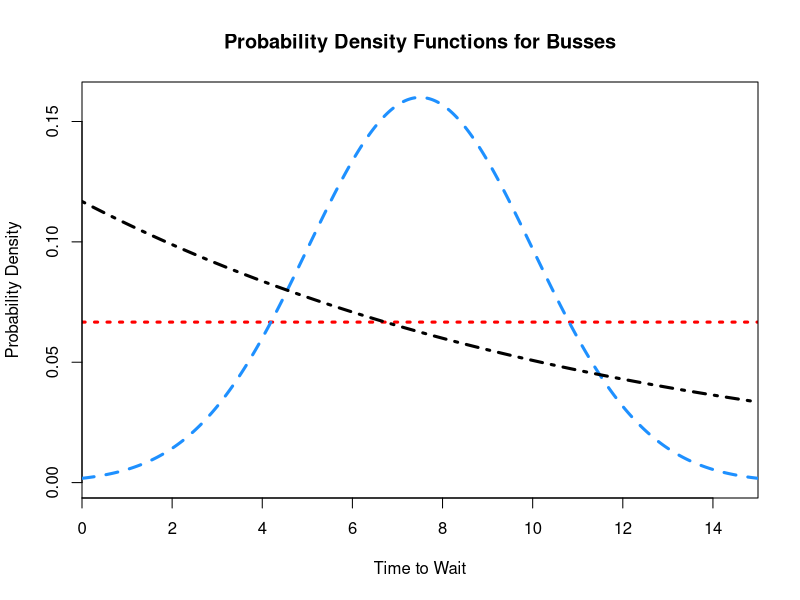
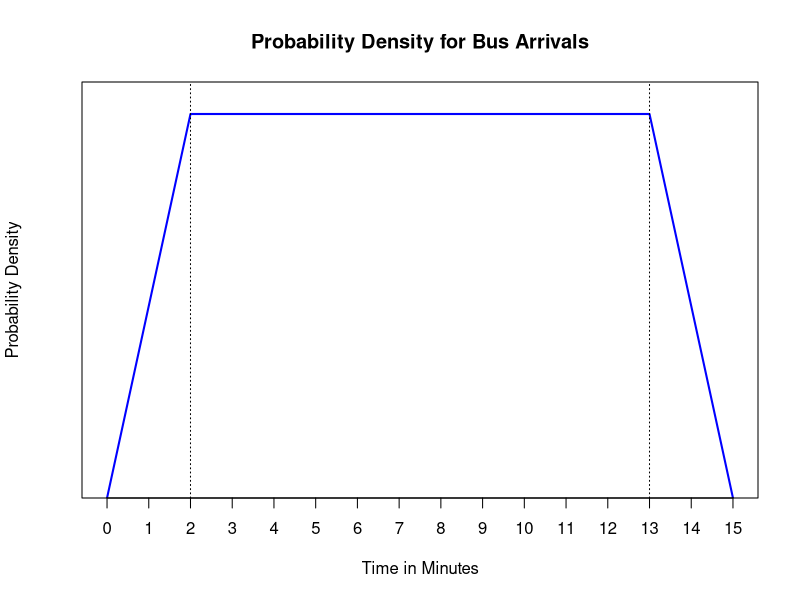
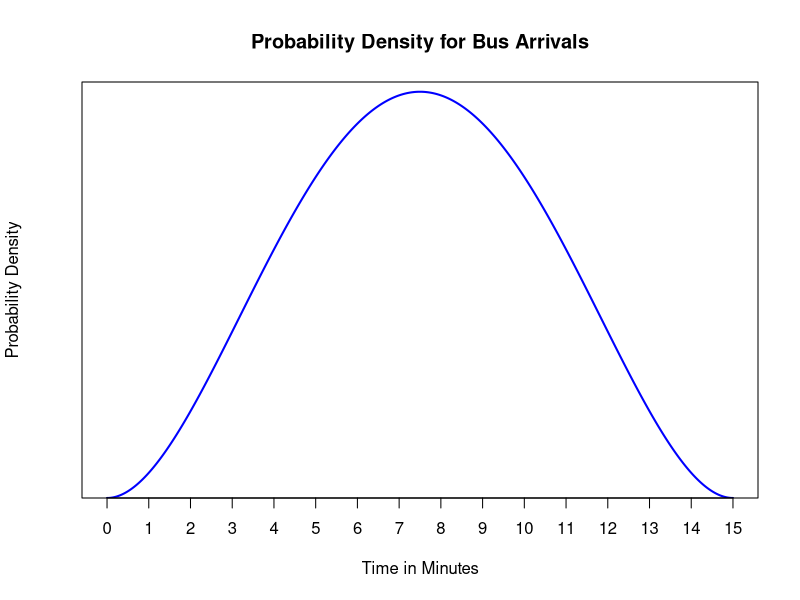
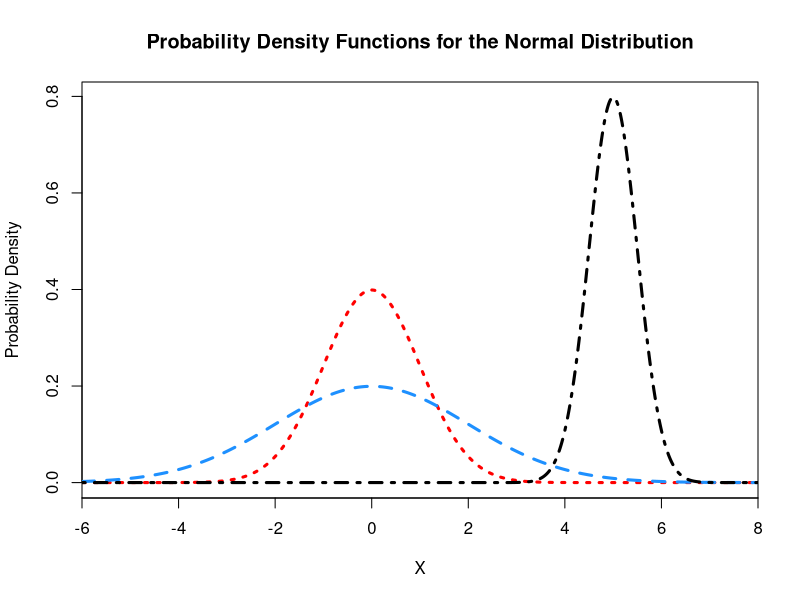
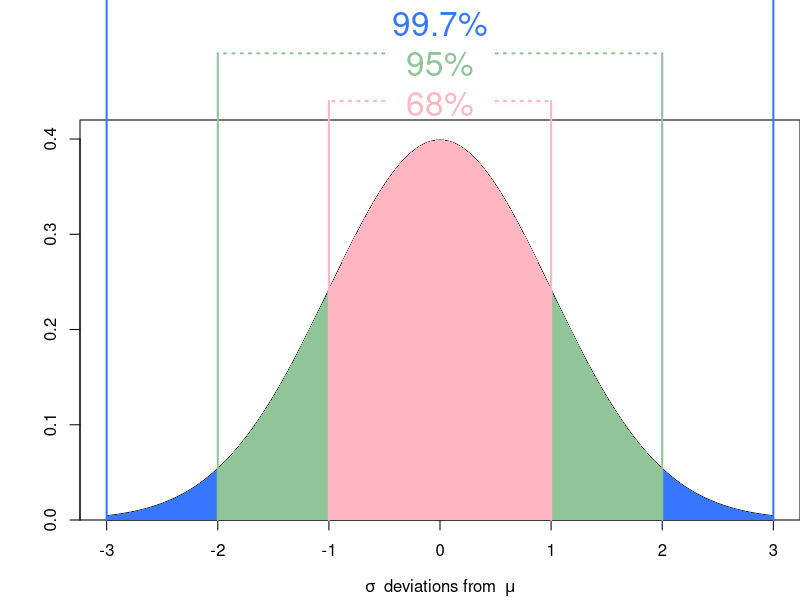
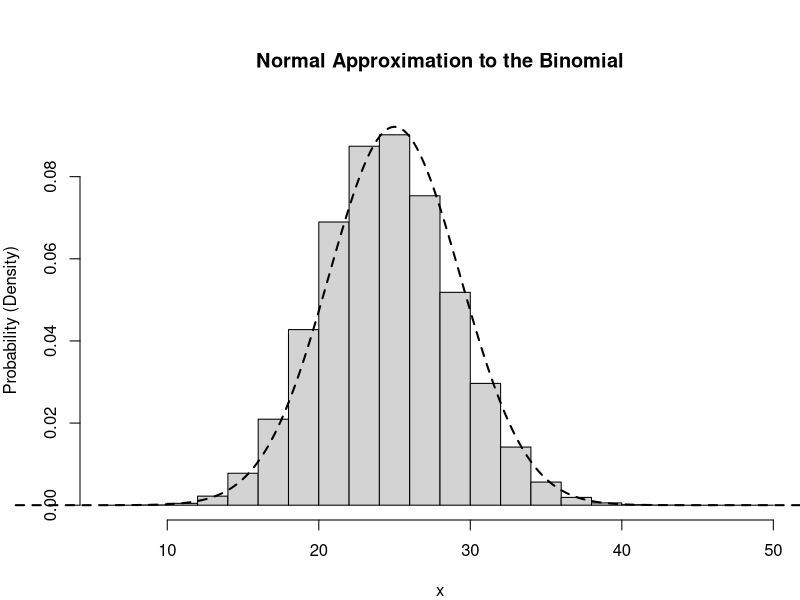
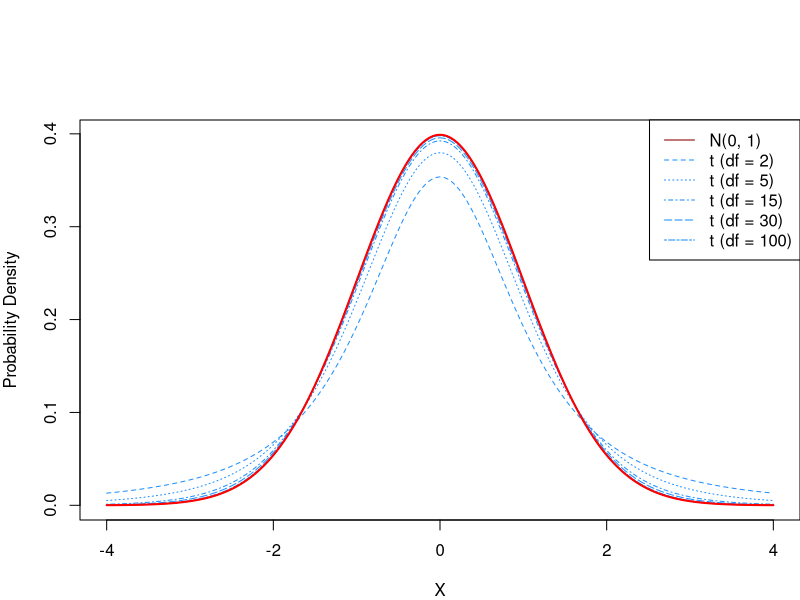
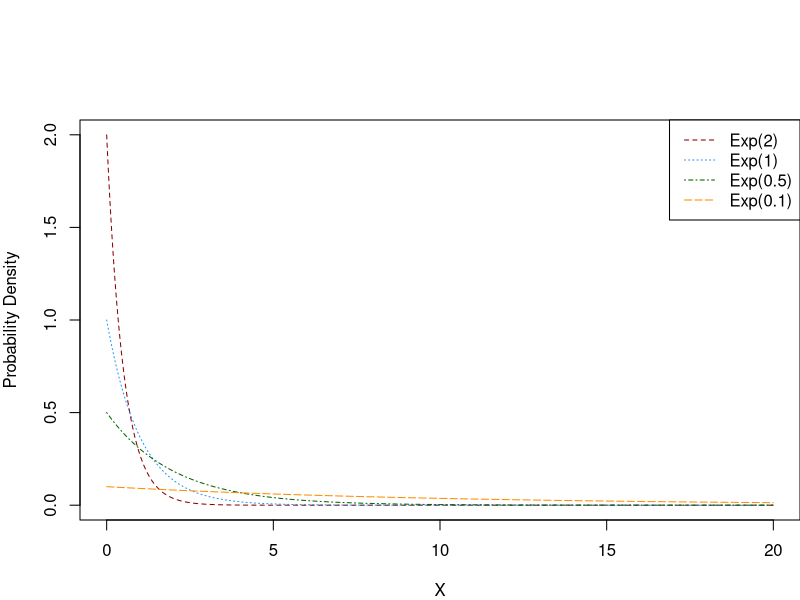

Recreate these plots in R, in order.
## ---- chunk 1
#| echo: false

x <- seq(0, 15, length.out = 10^5)

y1 <- dunif(x, min = 0, max = 15)
y2 <- dnorm(x, mean = 7.5, sd = 2.5) / (pnorm(15, 7.5, 2.5) - pnorm(0, 7.5, 2.5))
y3 <- dexp(x, rate = 1/12)/(pexp(15, rate = 1/12))

plot(y1 ~ x, 
     main = "Probability Density Functions for Busses", 
     xlab = 'Time to Wait',
     ylab = "Probability Density",
     type = 'l',
     lty = 3,
     col = "red", 
     ylim = c(0, max(y1, y2, y3)),
     lwd = 3, xaxs="i")

lines(y2 ~ x, lty = 2, col = "dodgerblue", lwd = 3)
lines(y3 ~ x, lty = 4, col = "black", lwd = 3)
## ---- chunk 2
#| echo: false
x <- c(0, 2, 13, 15)
y <- c(0, 1/13, 1/13, 0)

plot(x, y, ylim = c(0, 1/12), type = 'l', lwd=2, col='blue', yaxt = 'n', ylab = "Probability Density", xlab = 'Time in Minutes', yaxs = 'i', xaxt='n', main = "Probability Density for Bus Arrivals")
axis(1, at = seq(0, 15, by = 1))
abline(v = 2, lty = 3)
abline(v = 13, lty = 3)
## ---- chunk 3
#| echo: false

x <- seq(0, 15, length.out = 10000)
fx <- function(x) { 
        2 * (x/15)^2 * (1 - x/15)^2
}

plot(x, fx(x), ylim = c(0, 0.128), type = 'l', lwd=2, col='blue', yaxt = 'n', ylab = "Probability Density", xlab = 'Time in Minutes', yaxs = 'i', xaxt='n', main = "Probability Density for Bus Arrivals")
axis(1, at = seq(0, 15, by = 1))
## ---- chunk 4
#| echo: false
#| label: fig-normal-density
#| fig-cap: "Three normal distribution densities plotted with mean 0 (red and blue), and mean 5 (black). The red density has variance 1, the blue density has variance 4, and the black density has variance 0.25."

x <- seq(-6, 8, length.out = 10^5)

y1 <- dnorm(x, mean = 0, sd = 1)
y2 <- dnorm(x, mean = 0, sd = 2)
y3 <- dnorm(x, mean = 5, sd = 0.5)

plot(y1 ~ x, 
     main = "Probability Density Functions for the Normal Distribution", 
     xlab = 'X',
     ylab = "Probability Density",
     type = 'l',
     lty = 3,
     col = "red", 
     ylim = c(0, max(y1, y2, y3)),
     lwd = 3, xaxs="i")

lines(y2 ~ x, lty = 2, col = "dodgerblue", lwd = 3)
lines(y3 ~ x, lty = 4, col = "black", lwd = 3)
## ---- chunk 5
#| echo: false
#| label: empirical_rule
#| cache: true 

x <- seq(-3, 3, length.out = 10^5)
y <- dnorm(x)

col1 <- rgb(255/255, 181/255, 194/255, alpha=1)
col2 <- rgb(145/255, 196/255, 153/255, alpha=1)
col3 <- rgb(55/255, 119/255, 255/255, alpha=1)


par(mar = c(4, 4, 6, 0), xpd = TRUE)

plot(y ~ x, 
     main = "", 
     xlab = expression(sigma~" deviations from "~mu), 
     ylab = "",
     type = 'l',
     ylim = c(0, 0.42),
     yaxs = "i")

polygon(c(-3, x[which(x >= -3 & x <= 3)], 3), 
        c(0, y[which(x >= -3 & x <= 3)], 0),
        col = col3, border = NA)

polygon(c(-2, x[which(x >= -2 & x <= 2)], 2), 
        c(0, y[which(x >= -2 & x <= 2)], 0),
        col = col2, border = NA)

polygon(c(-1, x[which(x >= -1 & x <= 1)], 1), 
        c(0, y[which(x >= -1 & x <= 1)], 0),
        col = col1, border = NA)

segments(
    x0 = c(-3, -2, -1, 1, 2, 3),
    y0 = 0,
    y1 = c(0.55, 0.49, 0.44, 0.44, 0.49, 0.55),
    lwd = 2,
    lty = 1,
    col = c(col3, col2,col1, col1,col2,col3)
)

segments(
    x0 = c(-0.65, -0.5, -0.5, 0.5, 0.5, 0.65),
    x1 = c(-3, -2, -1, 1, 2, 3),
    y0 = c(0.55, 0.49, 0.44, 0.44, 0.49, 0.55),
    lwd = 2,
    lty = 3,
    col = c(col3, col2,col1, col1,col2,col3)
)


mtext("68%", 
      side = 3, 
      line = 0,
      cex = 2, 
      outer = FALSE, 
      col = col1)

mtext("95%", 
      side = 3, 
      line = 2,
      cex = 2, 
      outer = FALSE, 
      col = col2)

mtext("99.7%", 
      side = 3, 
      line = 4,
      cex = 2, 
      outer = FALSE, 
      col = col3)
## ---- chunk 6
#| echo: false
#| label: fig-normal-approximation
#| cache: true 
#| fig-cap: "A plot showing the probability mass function of a $\\text{Bin}(100, 0.25)$ distribution, with a $N(25, 18.75)$ density overlaid, demonstrating the utility of the approximation."

set.seed(31415)

n <- 100
p <- 0.25

X <- rbinom(2*10^6, size = n, p = p)

pl_x <- seq(0, n, length.out = 10^5)
pl_y <- dnorm(pl_x, mean = n*p, sd = sqrt(n * p * (1-p)))

hist(X, 
     main = "Normal Approximation to the Binomial",
     xlab = "x",
     ylab = "Probability (Density)",
     prob = TRUE)
lines(pl_y ~ pl_x, lwd = 2, lty = 2)
## ---- chunk 7
#| echo: false
#| label: fig-t-dist
#| fig-cap: "The $t$ distribution compared with the standard normal. As the degrees of freedom increasing, the density function for the $t$ becomes closer and closer to the standard normal's density function, and at $\\nu = \\infty$ they theoretically overlap."

x <- seq(-4, 4, length.out=10000)
norm <- dnorm(x)

t2 <- dt(x, df=2)
t5 <- dt(x, df=5)
t15 <- dt(x, df=15)
t30 <- dt(x, df=30)
t100 <- dt(x, df=100)

plot(x, norm, ylab = "Probability Density", xlab = "X", type = 'l', lty=1, col='darkred')
lines(x, t2, lty=2, col='dodgerblue')
lines(x, t5, lty=3, col='dodgerblue')
lines(x, t15, lty=4, col='dodgerblue')
lines(x, t30, lty=5, col='dodgerblue')
lines(x, t100, lty=6, col='dodgerblue')
lines(x, norm, lwd = 2, col = "red")

legend("topright", 
        legend = c("N(0, 1)", 
                   "t (df = 2)",
                   "t (df = 5)",
                   "t (df = 15)",
                   "t (df = 30)",
                   "t (df = 100)"), 
        col = c("darkred", "dodgerblue", "dodgerblue", "dodgerblue", "dodgerblue", "dodgerblue"), 
        lty = 1:6)
## ---- chunk 8
#| echo: false
#| label: fig-exp-dist
#| fig-cap: "The exponential distribution shown for decreasing values of $\\lambda$. Note that as the rate decreases, the mean increases. As a result, at this resolution, the curve will appear to flatten out. This has the effect of making larger events increasing likely, while decreasing the relative likelihood of small events."

x <- seq(0, 20, length.out=10000)
e1 <- dexp(x, rate=2)
e2 <- dexp(x, rate=1)
e3 <- dexp(x, rate=0.5)
e4 <- dexp(x, rate=0.1)

plot(x, e1, ylab = "Probability Density", xlab = "X", type = 'l', lty=2, col='darkred')
lines(x, e2, lty=3, col='dodgerblue')
lines(x, e3, lty=4, col='darkgreen')
lines(x, e4, lty = 5, col = "darkorange")

legend("topright", 
        legend = c("Exp(2)", 
                   "Exp(1)",
                   "Exp(0.5)",
                   "Exp(0.1)"), 
        col = c("darkred", "dodgerblue", "darkgreen", "darkorange"), 
        lty = 2:5)
## ---- chunk 9
#| echo: false
#| label: fig-gamma-dist
#| fig-cap: "The Gamma distribution shown for various combinations of $\\alpha$ and $\\beta$."

x <- seq(0, 20, length.out=10000)
d1 <- dgamma(x, shape=1, scale=2)
d2 <- dgamma(x, shape=2, scale=2)
d3 <- dgamma(x, shape=3, scale=2)
d4 <- dgamma(x, shape=5, scale=1)
d5 <- dgamma(x, shape=10, scale=0.5)


plot(x, d1, ylab = "Probability Density", xlab = "X", type = 'l', lty=2, col='darkred')
lines(x, d2, lty=3, col='dodgerblue')
lines(x, d3, lty=4, col='darkgreen')
lines(x, d4, lty = 5, col = "darkorange")
lines(x, d5, lty = 6, col = "black")

legend("topright", 
        legend = c("Gamma(1, 2)", 
                   "Gamma(2, 2)",
                   "Gamma(3, 2)",
                   "Gamma(5, 1)",
                   "Gamma(10, 0.5)"), 
        col = c("darkred", "dodgerblue", "darkgreen", "darkorange", "black"), 
        lty = 2:6)
## ---- chunk 10
#| echo: false
#| label: fig-chisq-dist
#| fig-cap: "The chi-sqaured distribution shown for increasing degrees of freedom."

x <- seq(0, 40, length.out=10000)
d1 <- dchisq(x, df = 2)
d2 <- dchisq(x, df = 5)
d3 <- dchisq(x, df = 10)
d4 <- dchisq(x, df = 20)


plot(x, d1, ylab = "Probability Density", xlab = "X", type = 'l', lty=2, col='darkred')
lines(x, d2, lty=3, col='dodgerblue')
lines(x, d3, lty=4, col='darkgreen')
lines(x, d4, lty = 5, col = "darkorange")

legend("topright", 
        legend = c("df = 2",
                   "df = 5",
                   "df = 10",
                   "df = 20"), 
        col = c("darkred", "dodgerblue", "darkgreen", "darkorange", "black"), 
        lty = 2:6)
## ---- chunk 11
#| collapse: true

## Normality
# N(0, 1)
dnorm(0.25) # f(0.25)
pnorm(0.25) # P(X <= 0.25)

# N(5, 4)
dnorm(4.9, mean = 5, sd = sqrt(4)) # f(4.9)
pnorm(4.9, mean = 5, sd = sqrt(4)) # P(X <= 4.9)

# N(0, 1) - Explicitly
dnorm(1, mean = 0, sd = 1) # f(1)
pnorm(1, mean = 0, sd = 1) # P(X <= 1)

## t-Distribution
# t_5
dt(0.25, df = 5)
pt(0.25, df = 5)

# Consider the approach to the normal distribution
for(df in 2:30) {
  print(paste0("The difference at df=", df, " is ", 
                dt(0, df=df) - dnorm(0)))
}

## Exponential Distribution
dexp(2, rate = 1/2)
pexp(2, rate = 1/2)

## Gamma Distribution
dgamma(2, shape = 1, scale = 2) # Exp(2)
pgamma(2, shape = 1, scale = 2) # Exp(2)

## Chisquare Distribution
dchisq(2, df = 5)
pchisq(2, df = 5)

# Using Gamma Functions
dgamma(2, shape = 5/2, scale = 2)
pgamma(2, shape = 5/2, scale = 2)

